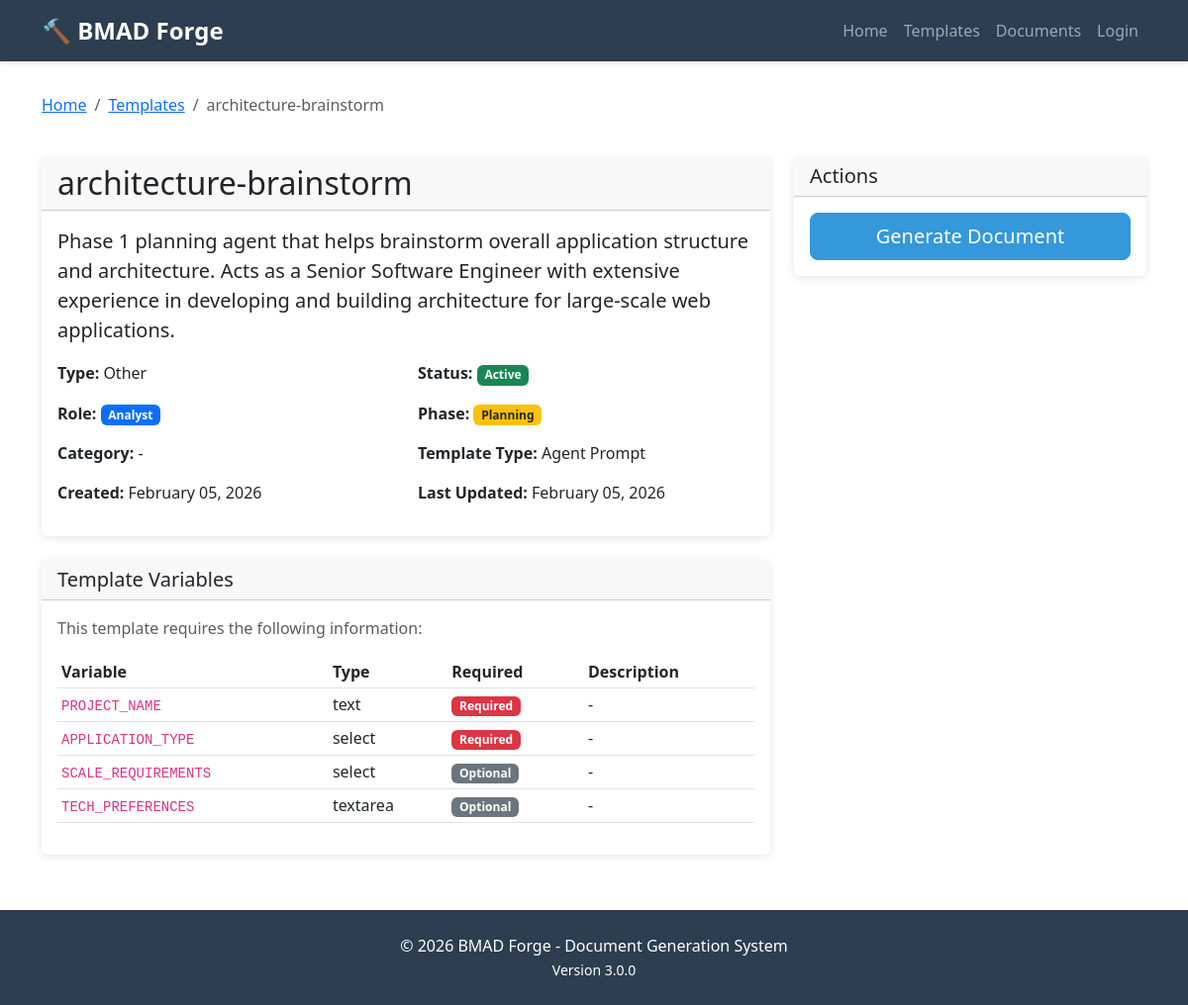
The app's page /forge/templates/21/ with its own data.
### forge/models.py (models this page shows, shortened)
class DocumentTemplate(models.Model):
    DOCUMENT_TYPES = [
        ('memorandum', 'Memorandum'),
        ('letter', 'Letter'),
        ('report', 'Report'),
        ('form', 'Form'),
        ('other', 'Other'),
    ]
    AGENT_ROLES = [
        ('orchestrator', 'Orchestrator'),
        ('analyst', 'Analyst'),
        ('pm', 'Project Manager'),
        ('architect', 'Architect'),
        ('scrum_master', 'Scrum Master'),
        ('developer', 'Developer'),
        ('qa', 'QA Engineer'),
    ]
    WORKFLOW_PHASES = [
        ('planning', 'Planning'),
        ('development', 'Development'),
    ]
    TEMPLATE_TYPES = [
        ('template', 'Document Template'),
        ('agent', 'Agent Prompt'),
    ]
    name = models.CharField(max_length=200, unique=True)
    document_type = models.CharField(max_length=50, choices=DOCUMENT_TYPES, default='other')
    description = models.TextField(blank=True)
    template_content = models.TextField(help_text="HTML template content")
    css_content = models.TextField(blank=True, help_text="CSS styling")
    js_content = models.TextField(blank=True, help_text="JavaScript for interactivity")
    agent_role = models.CharField(max_length=50, choices=AGENT_ROLES, blank=True)
    agent_roles = models.JSONField(default=list, blank=True)
    workflow_phase = models.CharField(max_length=50, choices=WORKFLOW_PHASES, blank=True)
    category = models.CharField(max_length=100, blank=True)
    template_type = models.CharField(max_length=20, choices=TEMPLATE_TYPES, default='template')
    source_file = models.CharField(max_length=255, blank=True, unique=True, null=True)
    created_at = models.DateTimeField(auto_now_add=True)
    updated_at = models.DateTimeField(auto_now=True)
    created_by = models.ForeignKey(User, on_delete=models.SET_NULL, null=True, related_name='templates_created')
    is_active = models.BooleanField(default=True)
    template_variables = models.TextField(
        blank=True,
        help_text="JSON object defining required variables"
    )
    class Meta:
        ordering = ['name']
        verbose_name = 'Document Template'
        verbose_name_plural = 'Document Templates'
        indexes = [
            models.Index(fields=['agent_role', 'workflow_phase']),
        ]
    def get_variables(self):
        if self.template_variables:
            try:
                return json.loads(self.template_variables)
            except json.JSONDecodeError:
                return {}
        return {}

### forge/views.py (the view)
# urls.py: path('templates/<int:template_id>/', views.template_detail, name='template_detail'),
def template_detail(request, template_id):
    template = get_object_or_404(DocumentTemplate, id=template_id)
    recent_docs = template.generated_documents.all()[:10]
    context = {
        'template': template,
        'recent_documents': recent_docs,
        'variables': template.get_variables(),
    }
    return render(request, 'forge/template_detail.html', context)

### forge/templates/forge/template_detail.html (shortened to what this page needs)
{% extends 'forge/base.html' %}
{% block content %}
<div class="row mb-4">
    <div class="col-12">
        <nav aria-label="breadcrumb">
            <ol class="breadcrumb">
                <li class="breadcrumb-item"><a href="{% url 'forge:index' %}">Home</a></li>
                <li class="breadcrumb-item"><a href="{% url 'forge:template_list' %}">Templates</a></li>
                <li class="breadcrumb-item active">{{ template.name }}</li>
            </ol>
        </nav>
    </div>
</div>
<div class="row">
    <div class="col-md-8">
        <div class="card mb-4">
            <div class="card-header">
                <h2 class="mb-0">{{ template.name }}</h2>
            </div>
            <div class="card-body">
                <p class="lead">{{ template.description }}</p>
                <div class="row">
                    <div class="col-md-6">
                        <p><strong>Type:</strong> {{ template.get_document_type_display }}</p>
                    </div>
                    <div class="col-md-6">
                        <p><strong>Status:</strong>
                            {% if template.is_active %}
                            <span class="badge bg-success">Active</span>
                            {% else %}
                            <span class="badge bg-secondary">Inactive</span>
                            {% endif %}
                        </p>
                    </div>
                </div>
                <div class="row">
                    <div class="col-md-6">
                        <p><strong>Role:</strong>
                            {% if template.agent_role %}
                            <span class="badge bg-primary">{{ template.get_agent_role_display }}</span>
                            {% else %}-{% endif %}
                        </p>
                    </div>
                    <div class="col-md-6">
                        <p><strong>Phase:</strong>
                            {% if template.workflow_phase %}
                            <span class="badge {% if template.workflow_phase == 'planning' %}bg-warning text-dark{% else %}bg-success{% endif %}">{{ template.get_workflow_phase_display }}</span>
                            {% else %}-{% endif %}
                        </p>
                    </div>
                </div>
                <div class="row">
                    <div class="col-md-6">
                        <p><strong>Category:</strong> {{ template.category|default:"-" }}</p>
                    </div>
                    <div class="col-md-6">
                        <p><strong>Template Type:</strong> {{ template.get_template_type_display }}</p>
                    </div>
                </div>
                <div class="row">
                    <div class="col-md-6">
                        <p><strong>Created:</strong> {{ template.created_at|date:"F d, Y" }}</p>
                    </div>
                    <div class="col-md-6">
                        <p><strong>Last Updated:</strong> {{ template.updated_at|date:"F d, Y" }}</p>
                    </div>
                </div>
            </div>
        </div>
        {% if variables %}
        <div class="card mb-4">
            <div class="card-header">
                <h5 class="mb-0">Template Variables</h5>
            </div>
            <div class="card-body">
                <p class="text-muted">This template requires the following information:</p>
                <div class="table-responsive">
                    <table class="table table-sm">
                        <thead>
                            <tr>
                                <th>Variable</th>
                                <th>Type</th>
                                <th>Required</th>
                                <th>Description</th>
                            </tr>
                        </thead>
                        <tbody>
                            {% for var_name, var_config in variables.items %}
                            <tr>
                                <td><code>{{ var_name }}</code></td>
                                <td>{{ var_config.type|default:"text" }}</td>
                                <td>
                                    {% if var_config.required %}
                                    <span class="badge bg-danger">Required</span>
                                    {% else %}
                                    <span class="badge bg-secondary">Optional</span>
                                    {% endif %}
                                </td>
                                <td>{{ var_config.help_text|default:"-" }}</td>
                            </tr>
                            {% endfor %}
                        </tbody>
                    </table>
                </div>
            </div>
        </div>
        {% endif %}
    </div>
    <div class="col-md-4">
        <div class="card mb-4">
            <div class="card-header">
                <h5 class="mb-0">Actions</h5>
            </div>
            <div class="card-body">
                <div class="d-grid gap-2">
                    <a href="{% url 'forge:generate_document' template.id %}" class="btn btn-primary btn-lg">
                        Generate Document
                    </a>
                </div>
            </div>
        </div>
    </div>
</div>
{% endblock %}

### records on screen
DocumentTemplate: name "architecture-brainstorm", description "Phase 1 planning agent that helps brainstorm overall application structure and architecture. Acts as a Senior Software Engineer with extensive experience in developing and building architecture for large-scale web applications.", document_type "Other", agent_role "Analyst", workflow_phase "Planning", category "-", template_type "Agent Prompt", created_at "February 05, 2026", updated_at "February 05, 2026"

### other values on screen
{{ var_name }} "PROJECT_NAME" "APPLICATION_TYPE" "SCALE_REQUIREMENTS" "TECH_PREFERENCES"
{{ var_config.type|default:"text" }} "text" "select" "select" "textarea"
{{ var_config.help_text|default:"-" }} "-" "-" "-" "-"
